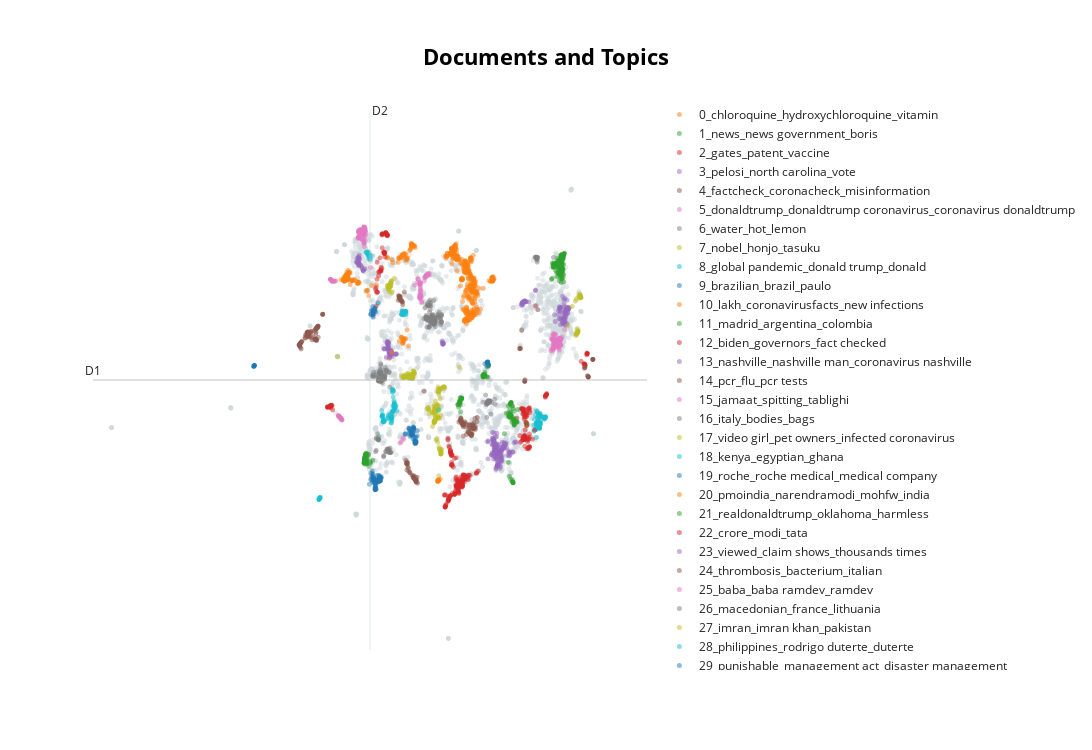

The notebook cell this image was saved under:
### Markdown cell above
### <div style="border: 3px solid #FFFFF; padding: 10px; border-radius: 5px; background-color: #4a44c2;">4. Document Cluster Visualization</div>

### Code cell
# visualize documents
reduced_embeddings = UMAP(n_neighbors=10, n_components=2, min_dist=0.0, metric='cosine').fit_transform(embeddings_fake)

# Visualize the documents in 2-dimensional space and show the titles on hover instead of the abstracts
# NOTE: You can hide the hover with `hide_document_hover=True` which is especially helpful if you have a large dataset
topic_model_fake.visualize_documents([tweet for tweet in fake_tweets], reduced_embeddings=reduced_embeddings, hide_annotations=True, hide_document_hover=True)
